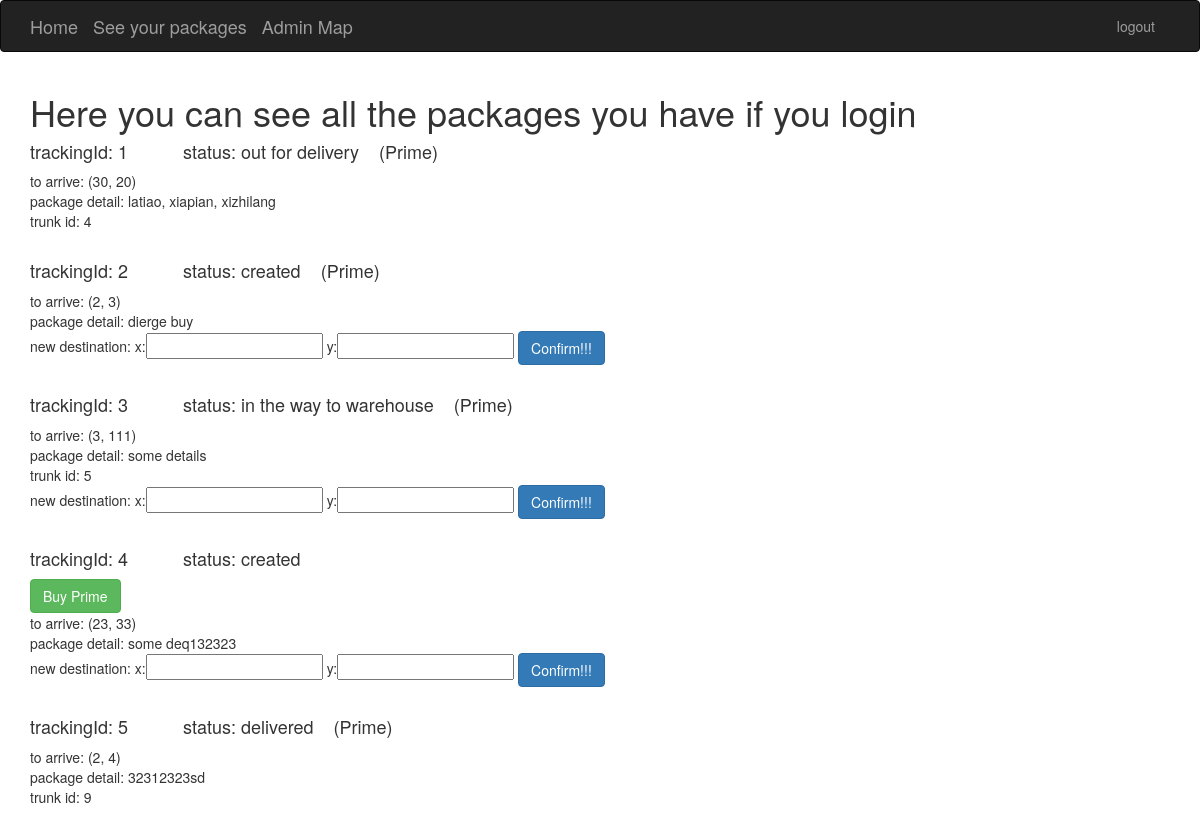
The page /apps/user_info/ (signed in) on the database its author committed.
### apps/models.py (models this page shows)
class AmazonTransaction(models.Model):
    transaction_id = models.IntegerField()
    items_detail = models.CharField(default=0, max_length=1000);
    amazonAccount = models.ForeignKey(AmazonAccount, on_delete=models.CASCADE, related_name="amazontransactions")
    def __str__(self):
        return "amazon tras Id: " + str(self.transaction_id)

### apps/views.py (the view)
@login_required
def user_info(request):
    accounts = request.user.amazonaccount.all()
    if len(accounts) == 0:
        return render(request, "apps/user_info.html", {"not_found":"true"})
    AmazonTransactions = []
    for account in accounts:
        AmazonTransactions = account.amazontransactions.all()
    user_packages = []
    for Atran in AmazonTransactions:
        user_package = deepcopy(Atran);
        tracking = Atran.tracking
        user_package.trackingId = tracking.id
        user_package.to_x = tracking.to_x
        user_package.to_y = tracking.to_y
        user_package.is_prime = tracking.is_prime
        if tracking.finished:
            user_package.strStatus = "delivered"
            user_package.trunk_id = tracking.trunk.trunk_id
        elif not tracking.assigned_trunk:
            user_package.strStatus = "created"
        else:
            user_package.strStatus = intToStatus(tracking.trunk.status)
            user_package.trunk_id = tracking.trunk.trunk_id
        user_packages.append(user_package)
    print(user_packages)
    return render(request, "apps/user_info.html", {"packages":user_packages})

### apps/views.py (called while the page is built)
def intToStatus(num):
    if num == 0:
        return "created"
    elif num == 1:
        return "in the way to warehouse"
    elif num == 2:
        return "waiting for loading"
    elif num == 3:
        return "out for delivery"
    else:
        return "delivered"

### apps/templates/apps/user_info.html (shortened to what this page needs)
{% extends 'base.html' %}
{% block content %}
<h1>Here you can see all the packages you have if you login</h1>
{% for package in packages%}
<h4>trackingId: {{package.id}}     &nbsp&nbsp&nbsp&nbsp&nbsp&nbsp&nbsp&nbsp&nbsp  status: {{package.strStatus}}
{% if package.is_prime%}&nbsp&nbsp&nbsp(Prime) {%endif%}</h4>
{% if not package.is_prime %} <form method="POST" action="{% url 'apps:add_prime' package.id%}">
        {% csrf_token %}<input class="btn btn-success" type="submit" value="Buy Prime"/>
    </form>
    {% endif %}
to arrive: ({{package.to_x}}, {{package.to_y}}) <br/>
package detail: {{package.items_detail}}<br/>
{% if package.strStatus != "created" %}
trunk id: {{package.trunk_id}}<br/>
{% endif %}
{% if package.strStatus != "delivered" and package.strStatus != "out for delivery"%}
<form method="POST" action="{% url 'apps:change_destination' package.id%}">
    new destination:
    x:<input type="text" name="new_destination_x"/> y:<input type="text" name="new_destination_y"/> <input class="btn btn-primary" type="submit" value="Confirm!!!"/>
</form>
{% endif %}
<br/>
{% endfor %}
{% endblock %}

### rows shown on the page
AmazonTransaction: id "1", strStatus "out for delivery", shows "(Prime)", to_x "30", to_y "20", items_detail "latiao, xiapian, xizhilang", trunk_id "4"
AmazonTransaction: id "2", strStatus "created", shows "(Prime)", to_x "2", to_y "3", items_detail "dierge buy"
AmazonTransaction: id "3", strStatus "in the way to warehouse", shows "(Prime)", to_x "3", to_y "111", items_detail "some details", trunk_id "5"
AmazonTransaction: id "4", strStatus "created", to_x "23", to_y "33", items_detail "some deq132323"
AmazonTransaction: id "5", strStatus "delivered", shows "(Prime)", to_x "2", to_y "4", items_detail "32312323sd", trunk_id "9"
